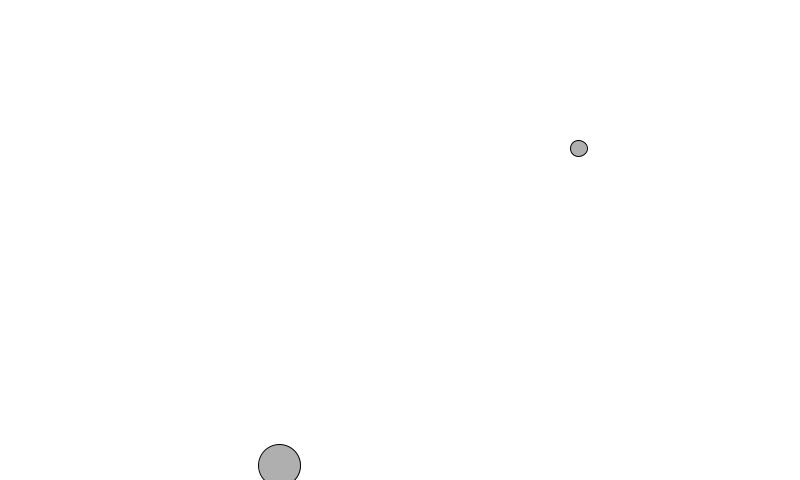
Frame 1 (no input)
Frame 60 (the mouse pressed at the canvas centre just before this capture): identical to frame 1, image omitted
Frame 120 (the mouse held since frame 60 and released just before this capture): identical to frame 1, image omitted

The Processing sketch that drew this single still picture (run headless with seeded random() and noise(); from frame 60 on, the mouse is pressed at the canvas centre):

// Processing sketch: exercise2_9
// ── exercise2_9.pde
/************************/
/* movers
/* Mover( float m, float xPos, float yPos)
/* m:質量
/* xPos:
/* yPos:
/************************/
Mover[] movers =  new Mover[2];

float G = 1.0; // 万有引力係数

void setup()
{
  size(800,480);
  background(255);
  
  for( int i = 0; i < movers.length; i++ )
  {
    movers[i] = new Mover(random(0.1,4), width/2+random(-250,250), height/2+random(-250,250) );
  }
}

void draw()
{
  background(255);
  
  for(int i = 0; i<movers.length; i++)
  {

    movers[i].update();
    movers[i].display();
  }
}
// ── Attractor.pde
class Attractor
{
 float mass;
 PVector location;
 
 Attractor()
 {
   location = new PVector(width/2, height/2); // アトラクターを画面の中央に位置させる
   mass = 20;
 }
 
 void display()
 {
   stroke(0);
   fill(150,0,0);
   ellipse(location.x, location.y, mass*5, mass*5);
 }
 
 PVector attract( Mover m )
 {
   PVector force = PVector.sub(location, m.location);
   float distance = force.mag();
   distance = constrain(distance, 5.0, 25.0 );
   force.normalize();
   float strengh = ( G * mass * m.mass ) / (distance * distance);
   force.mult(strengh);
   
   return force;
 }
}
// ── Mover.pde
class Mover
{
  PVector location; // 位置
  PVector velocity; // 速さ
  PVector acceleration; // 加速度
  float mass; //　質量
  
  Mover( float m, float xPos, float yPos)
  {
    location = new PVector( xPos, yPos ); // インスタンスの初期位置は引数で与えられた位置とする
    velocity = new PVector( 0,0 );  // 初期速度0
    acceleration = new PVector( 0,0 ); // 初期加速度0
    mass = m; // インスタンスの質量は引数で与えられた値とする
  }

  // 速度と位置の更新
  void update()
  {
    velocity.add(acceleration);
    location.add(velocity);
    acceleration.mult(0);
  }

  // ウィンドウ内外の境界を確認する
  void checkEdges()
  {
    if(location.x > width)
    {
      location.x = width;
      velocity.x *= (-1);
    } else if ( location.x < 0 ) 
    {
      location.x = 0;
      velocity.x *= (-1);
    }
  
    if(location.y > height)
    {
      location.y = height;
      velocity.y *= (-1);
      
    } else if ( location.y < 0 )
    {
      location.y = 0;
      velocity.y *= (-0.8);
    }
  }

  // インスタンスを画面に表示する
  void display()
  {
    stroke(0);
    fill(175);
    ellipse(location.x, location.y, 16*mass, 16*mass );
  }

  // 場の力を物体の加速度に加える
  void applyForce(PVector force)
  {
    PVector f = PVector.div(force,mass);
    acceleration.add(f);
  }
}
